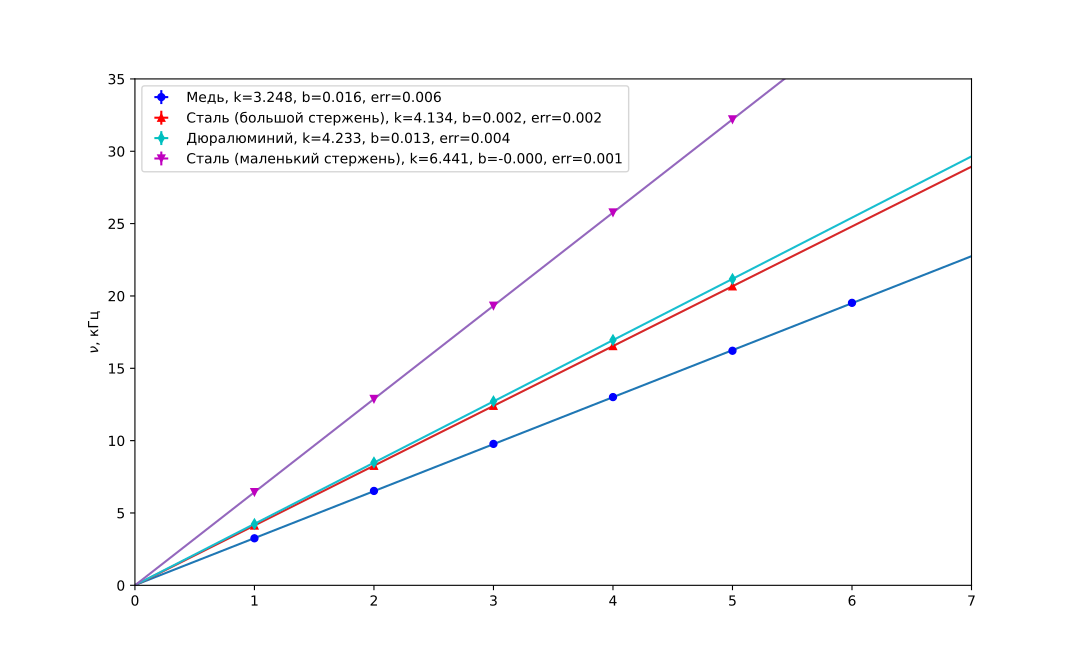

The Python source for this figure:
import matplotlib.pyplot as plt
import numpy as np

def covar(x, y):
    return np.mean(x*y)-np.mean(x)*np.mean(y)

def least_squares(x, y):
    k = covar(x, y)/covar(x, x)
    b = np.mean(y)-k*np.mean(x)
    err = np.sqrt(1/(np.size(x)-2)*(covar(y,y)/covar(x,x)-k**2))
    return k, b, err


n_arr = np.array([1, 2, 3, 4, 5])
n_arr3 = np.array([1, 2, 3, 4, 5, 6])

med_arr = np.array([3.25036, 6.52380, 9.77440, 13.0104, 16.2111, 19.5236])
stal_arr = np.array([4.13445, 8.26542, 12.4090, 16.5400, 20.6663])
dural_arr = np.array([4.23545, 8.48988, 12.7159, 16.9546, 21.1703])
stal2_arr = np.array([6.44012, 12.8794, 19.3221, 25.7673, 32.1998])

med_k, med_b, med_err = least_squares(n_arr3, med_arr)
stal_k, stal_b, stal_err = least_squares(n_arr, stal_arr)
dural_k, dural_b, dural_err = least_squares(n_arr, dural_arr)
stal2_k, stal2_b, stal2_err = least_squares(n_arr, stal2_arr)

print("med:", med_k, med_b, med_err)
print("stal:", stal_k, stal_b, stal_err)
print("dural:", dural_k, dural_b, dural_err)
print("stal2:", stal2_k, stal2_b, stal2_err)

plt.axis([0, 7, 0, 35])
plt.ylabel("$\\nu$, кГц")
n_arr2 = np.array([0, 7])
med_line = n_arr2*med_k+med_b
stal_line = n_arr2*stal_k+stal_b
dural_line = n_arr2*dural_k+dural_b
stal2_line = n_arr2*stal2_k+stal2_b

plt.errorbar(n_arr3, med_arr, med_err, 0, label=f"Медь, k={med_k:.3f}, b={med_b:.3f}, err={med_err:.3f}", fmt="bo", markersize=5)
plt.errorbar(n_arr, stal_arr, stal_err, 0, label=f"Сталь (большой стержень), k={stal_k:.3f}, b={stal_b:.3f}, err={stal_err:.3f}", fmt="r^", markersize=5)
plt.errorbar(n_arr, dural_arr, dural_err, 0, label=f"Дюралюминий, k={dural_k:.3f}, b={dural_b:.3f}, err={dural_err:.3f}", fmt="cd", markersize=5)
plt.errorbar(n_arr, stal2_arr, stal2_err, 0, label=f"Сталь (маленький стержень), k={stal2_k:.3f}, b={stal2_b:.3f}, err={stal2_err:.3f}", fmt="mv", markersize=5)
plt.legend()

plt.plot(n_arr2, med_line, color="tab:blue")
plt.plot(n_arr2, stal_line, color="tab:red")
plt.plot(n_arr2, dural_line, color="tab:cyan")
plt.plot(n_arr2, stal2_line, color="tab:purple")

plt.show()
